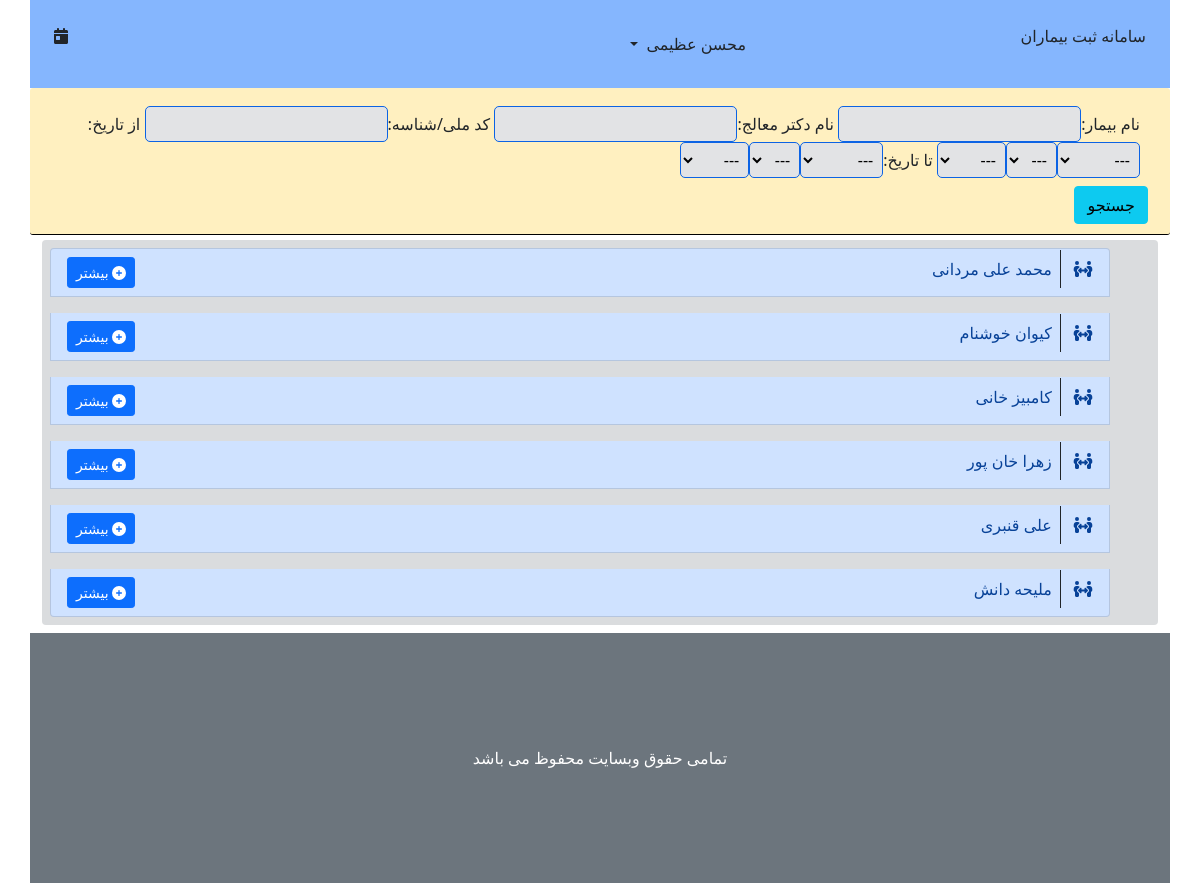
The app's page /patient/ (signed in), older data.
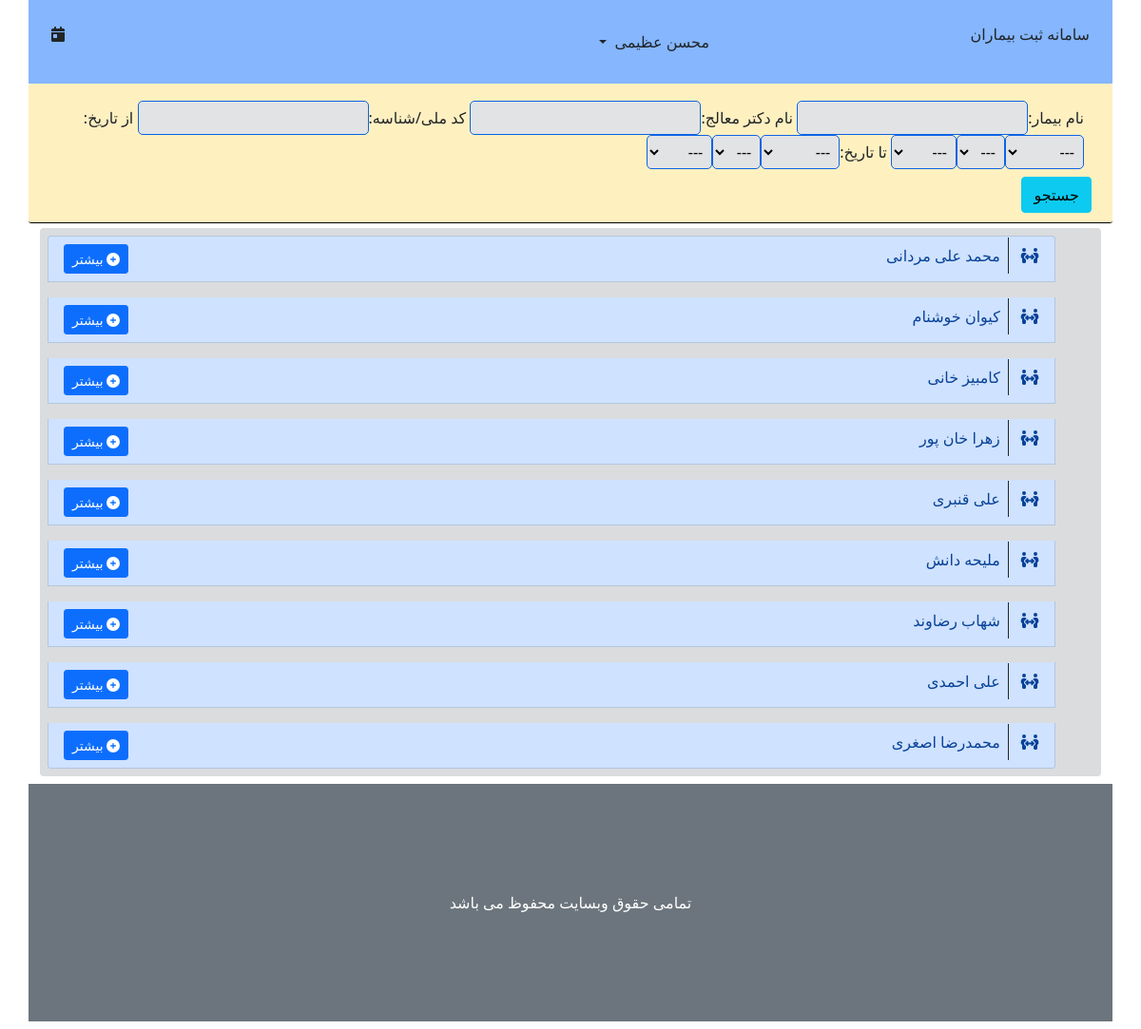
The same page, newer data.
### visit/models.py (models this page shows, shortened)
class Patient(models.Model):
    class Meta:
        verbose_name = 'بیمار'
        verbose_name_plural = 'بیمار'
    file_number = models.CharField(primary_key=True, max_length=10, verbose_name='کد ملی/شناسه')
    fullname = models.CharField('نام کامل', max_length=120)
    age = models.DateTimeField('تاریخ تولد', null=True)
    doctor = models.ForeignKey('account.profile', on_delete=models.DO_NOTHING, verbose_name='دکتر', null=True)
    phone = models.CharField('تلفن', max_length=11, null=True)

### visit/views.py (the view)
# urls.py: path('patient/', show_patient, name='show_patient'),
@login_required
def show_patient(request):
    if request.user.profile.role == 2:
        patient_list = Patient.objects.all()
    elif request.user.profile.role == 1:
        patient_list = Patient.objects.filter(doctor__user_id=request.user.id)
    else:
        patient_list = []
    search_form = SearchPatient(request.GET)
    if search_form.is_valid():
        patient_name = search_form.cleaned_data['patient_name']
        doctor_name = search_form.cleaned_data['doctor_name']
        national_id = search_form.cleaned_data['national_id']
        patient_list = patient_list.filter(fullname__contains=patient_name)
        patient_list = patient_list.filter(doctor__fullname__contains=doctor_name)
        patient_list = patient_list.filter(file_number__contains=national_id)
    else:
        patient_list = Patient.objects.all()
    context = {
        'patient': patient_list,
        'count': patient_list.__len__(),
        'date': time_now,
        'search_form': search_form
    }
    return render(request, 'visit/show_patient.html', context)

### visit/forms.py
class SearchPatient(forms.Form):
    patient_name = forms.CharField(max_length=100, required=False, label='نام بیمار')
    doctor_name = forms.CharField(max_length=100, required=False, label='نام دکتر معالج')
    national_id = forms.CharField(max_length=10, required=False, label='کد ملی/شناسه')
    begin_date = forms.DateTimeField(label='از تاریخ', required=False, widget=SelectDateWidget)
    end_date = forms.DateTimeField(label='تا تاریخ', required=False, widget=SelectDateWidget)

### visit/templates/visit/show_patient.html (shortened to what this page needs)
{% extends "visit/_base.html" %}
{% block main %}
    <div class="row bg-warning bg-opacity-25 search">
        <form action="" method="get">
            <div class="col-12 m-2">
                {{ search_form.as_table }}
            </div>
            <button type="submit" class="btn btn-info">جستجو</button>
        </form>
    </div>
    <ul class="list-group text-end bg-secondary bg-opacity-25">
        {% if patient %}
            {% for people in patient %}
                <li class="list-group-item list-group-item-primary m-2">
                    <i class="fa fa-people-arrows"></i>
                    <span class="border-end border-dark p-2 m-2">{{ people.fullname }}</span>
                    <button type="button" class="btn btn-primary btn-sm float-start">
                        <a href="{% url "visit:patient_detail" fileNumber=people.file_number %}" class="text-decoration-none text-white">
                            <i class="fa fa-plus-circle"></i>
                            بیشتر
                        </a>
                    </button>
                </li>
            {% endfor %}
        {% else %}
            <p class="alert-danger">بیماری موجود نیست</p>
        {% endif %}
    </ul>
{% endblock %}

Row changes from the older to the newer data that the page shows:
added Patient: fullname "شهاب رضاوند"
added Patient: fullname "علی احمدی"
added Patient: fullname "محمدرضا اصغری"
